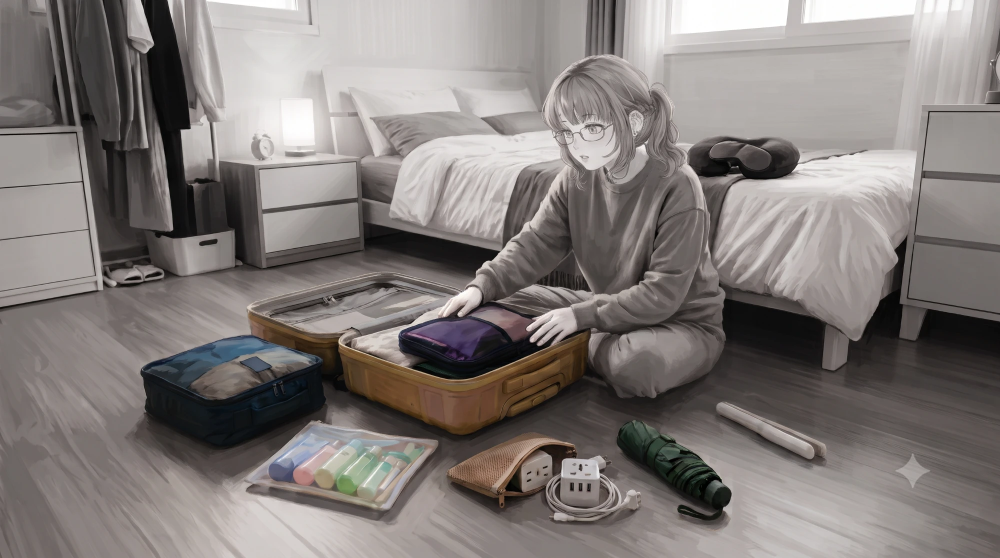
#> input picture igomarket/travel-packing/source/step2-cartoon.webp, 2000 x 1116 px, found by its file name (shown at 1/2 size)
$ python build.py
#> lines starting #> are read from the running program, lines starting #| are printed output that depends on the picture; after the words box and inside, x2 and y2 are one past the last pixel; in counts of white or black regions, pixels touching at a corner belong together
from PIL import Image, ImageDraw, ImageFilter, ImageChops
import numpy as np, os
cart=Image.open('source/step2-cartoon.webp').convert('RGB'); photo=Image.open('source/step1-photo.webp').convert('RGB')
#> further down, cart is the input picture: PIL image 2000x1116 RGB; mean R, G, B 130.5, 124.3, 121.7
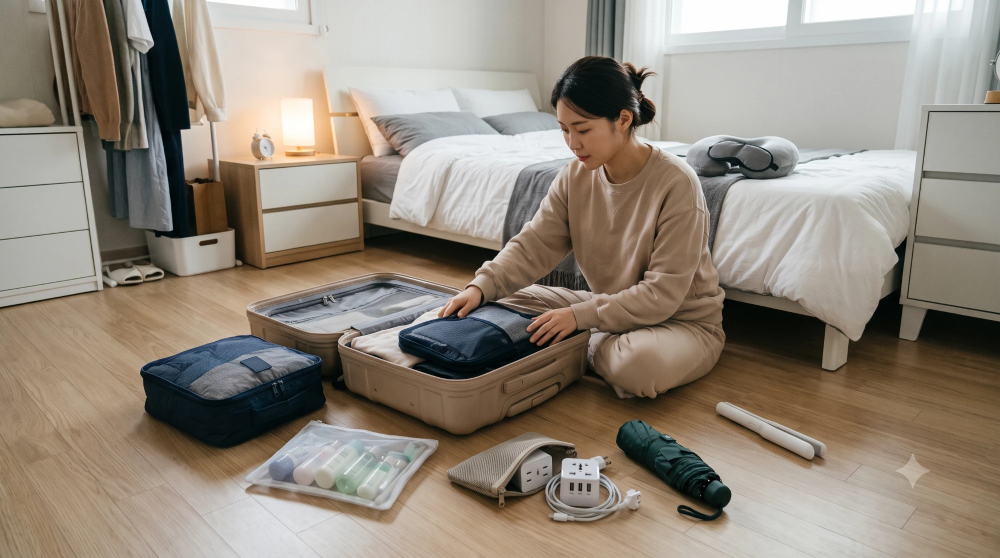
#> input picture igomarket/travel-packing/source/step1-photo.webp, 2000 x 1116 px, found by its file name (shown at 1/2 size)
#> further down, photo is the input picture: PIL image 2000x1116 RGB; mean R, G, B 146.3, 136.4, 124
W,H=photo.size
#> W = 2000; H = 1116
ph=np.array(photo.convert('HSV')).astype(int); hue,s,v=ph[...,0],ph[...,1],ph[...,2]
wood=(hue>=12)&(hue<=32)&(s>55)&(v>60)
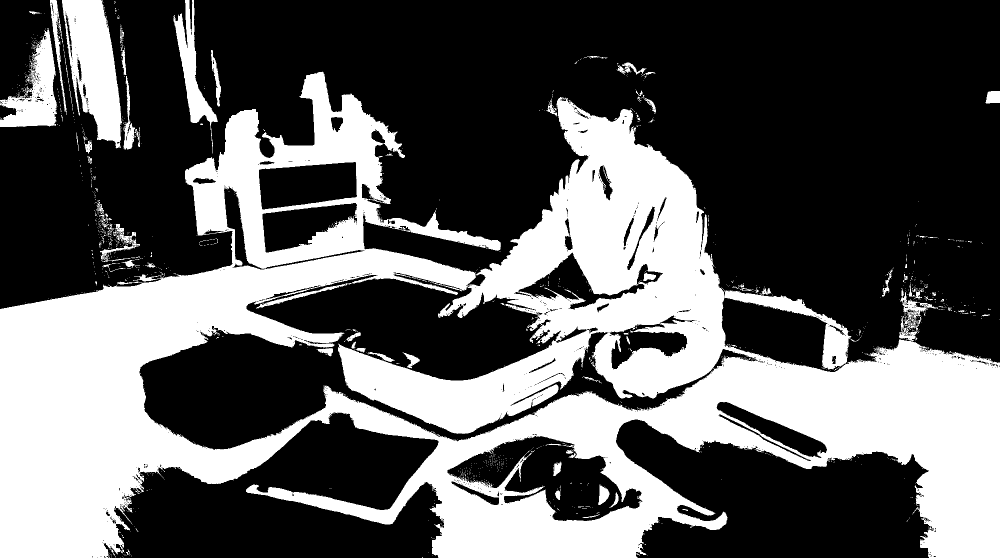
#> wood: shape (1116, 2000) bool (shown at 1/2 size); 36.4% white; 1400 white regions (1319 under 20 px), largest, box (x1, y1, x2, y2) and area: (0, 143, 2000, 1116) 753343, (124, 0, 244, 297) 21245, (0, 56, 114, 254) 10301
def poly(pts):
    m=Image.new('L',(W,H),0); ImageDraw.Draw(m).polygon(pts,fill=255); return np.array(m)>0
#> after `m = Image.new('L', (W, H), 0)`: m: PIL image 2000x1116 L; every value is 0
#> after `ImageDraw.Draw(m).polygon(pts, fill=255)`: m: PIL image 2000x1116 L; 0.21% white; 1 white region, box (x1, y1, x2, y2) and area: (878, 575, 976, 641) 4676
P={
 'suitcase':[(495,612),(522,586),(700,562),(880,546),(925,552),(1000,590),(1060,600),(1150,612),(1178,640),(1180,700),(1165,790),(1130,830),(1010,868),(940,860),(720,820),(690,800),(676,700),(640,712),(560,705),(505,680),(495,640)],
 'packing-cube':[(283,722),(300,700),(460,668),(600,692),(645,722),(648,860),(615,880),(440,893),(300,845),(285,820)],
 'toiletry-pouch':[(560,890),(610,848),(700,840),(760,848),(840,860),(856,880),(820,930),(785,1000),(770,1022),(720,1016),(580,990),(500,966),(488,940)],
 'mesh-pouch':[(895,915),(930,885),(990,858),(1050,860),(1100,880),(1110,960),(1050,990),(1000,996),(930,980),(900,960)],
 'travel-adapter':[(1095,960),(1110,930),(1125,918),(1180,910),(1225,916),(1232,945),(1268,985),(1258,1032),(1200,1042),(1130,1042),(1095,1012)],
 'umbrella':[(1232,868),(1258,840),(1300,843),(1342,878),(1400,918),(1452,958),(1458,1000),(1440,1020),(1448,1032),(1400,1042),(1352,1033),(1356,1008),(1395,1008),(1280,942),(1238,902)],
 'hair-straightener':[(1433,842),(1448,812),(1475,804),(1600,866),(1632,888),(1628,918),(1598,918),(1440,862)],
}
hands=poly([(878,600),(905,585),(940,575),(965,580),(975,600),(960,625),(930,640),(900,640),(880,625)])|poly([(1048,640),(1080,610),(1120,603),(1152,620),(1158,660),(1132,692),(1095,692),(1058,674)])|poly([(922,528),(1002,528),(1004,588),(962,582),(928,562)])
#> in poly (call 2), `ImageDraw.Draw(m).polygon(pts, fill=255)`: m: PIL image 2000x1116 L; 0.33% white; 1 white region, box (x1, y1, x2, y2) and area: (1048, 603, 1159, 693) 7459
#> in poly (call 3), `ImageDraw.Draw(m).polygon(pts, fill=255)`: m: PIL image 2000x1116 L; 0.18% white; 1 white region, box (x1, y1, x2, y2) and area: (922, 528, 1005, 589) 4031
#> hands: shape (1116, 2000) bool; 0.72% white; 2 white regions, box (x1, y1, x2, y2) and area: (878, 528, 1005, 641) 8684, (1048, 603, 1159, 693) 7459
woodsafe={'suitcase':False,'mesh-pouch':False}
ch=np.array(cart.convert('HSV')).astype(int)
csat=Image.fromarray((((ch[...,1]>45)&(ch[...,2]>25))*255).astype('uint8')).filter(ImageFilter.MaxFilter(7)).filter(ImageFilter.MinFilter(7))
#> csat: PIL image 2000x1116 L; 8.1% white; 621 white regions (459 under 20 px), largest, box (x1, y1, x2, y2) and area: (285, 577, 1226, 896) 113250, (892, 863, 1156, 1044) 22949, (1233, 824, 1441, 984) 10258
inv=ImageChops.invert(csat); pad=Image.new('L',(W+2,H+2),255); pad.paste(inv,(1,1)); ImageDraw.floodfill(pad,(0,0),128)
#> after `pad = Image.new('L', (W + 2, H + 2), 255)`: pad: PIL image 2002x1118 L; every value is 255
#> after `pad.paste(inv, (1, 1))`: pad: PIL image 2002x1118 L; 91.9% white; 621 black regions (459 under 20 px), largest, box (x1, y1, x2, y2) and area: (286, 578, 1227, 897) 113250, (893, 864, 1157, 1045) 22949, (1234, 825, 1442, 985) 10258
#> after `ImageDraw.floodfill(pad, (0, 0), 128)`:
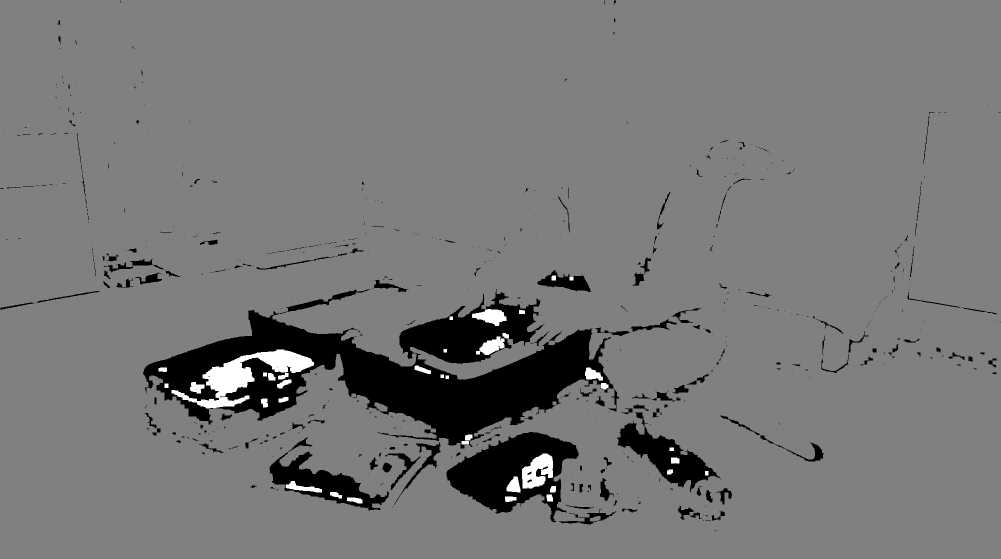
#> pad: PIL image 2002x1118 L (shown at 1/2 size); min 0, max 255, mean 118.9
cfill=np.array(pad)[1:-1,1:-1]!=128
#> cfill: shape (1116, 2000) bool; 9.1% white; 615 white regions (455 under 20 px), largest, box (x1, y1, x2, y2) and area: (285, 577, 1226, 896) 129606, (892, 863, 1156, 1044) 26973, (538, 902, 778, 1020) 10825
masks={}
for k,pts in P.items():
    m=poly(pts)
    if k=='suitcase': m&=~hands
    if k in ('suitcase','mesh-pouch'): m&=cfill
    if woodsafe.get(k,True): m&=~wood
    mi=Image.fromarray(m.astype('uint8')*255).filter(ImageFilter.MinFilter(3)).filter(ImageFilter.MaxFilter(3))
    if k in ('suitcase','mesh-pouch'):
        mi=mi.filter(ImageFilter.MinFilter(11)).filter(ImageFilter.MaxFilter(11))
    masks[k]=np.array(mi)>0
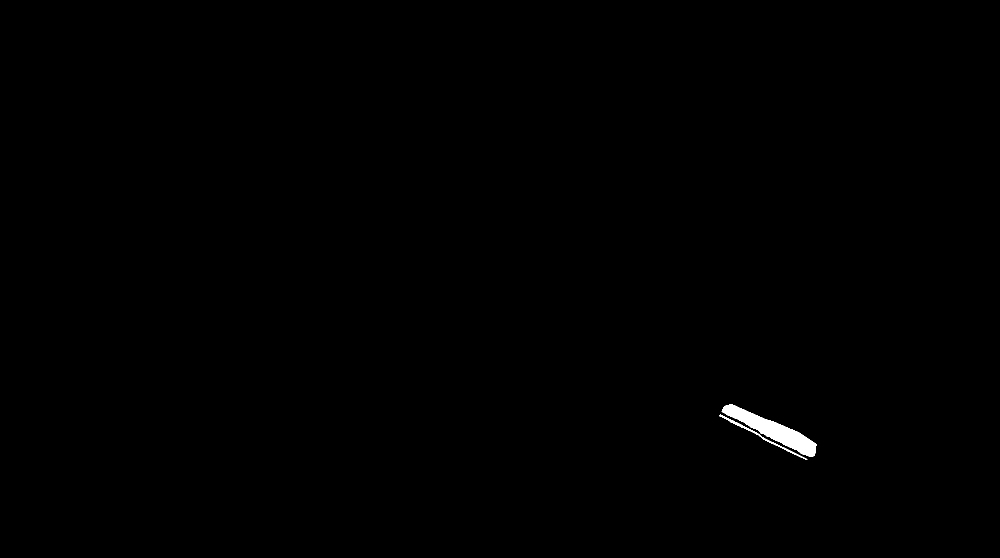
#> m: shape (1116, 2000) bool (shown at 1/2 size); 0.29% white; 2 white regions, box (x1, y1, x2, y2) and area: (1443, 808, 1633, 914) 5839, (1439, 829, 1615, 919) 662
#> after the loop, masks = 7 items
os.makedirs('out/masks',exist_ok=True)
allm=np.zeros((H,W),bool)
for k,m in masks.items():
    Image.fromarray(m.astype('uint8')*255).save(f'out/masks/{k}.png'); allm|=m
#> this loop made 7 passes
#> k on passes 1 to 7: 'suitcase', 'packing-cube', 'toiletry-pouch', 'mesh-pouch', 'travel-adapter', 'umbrella', 'hair-straightener'
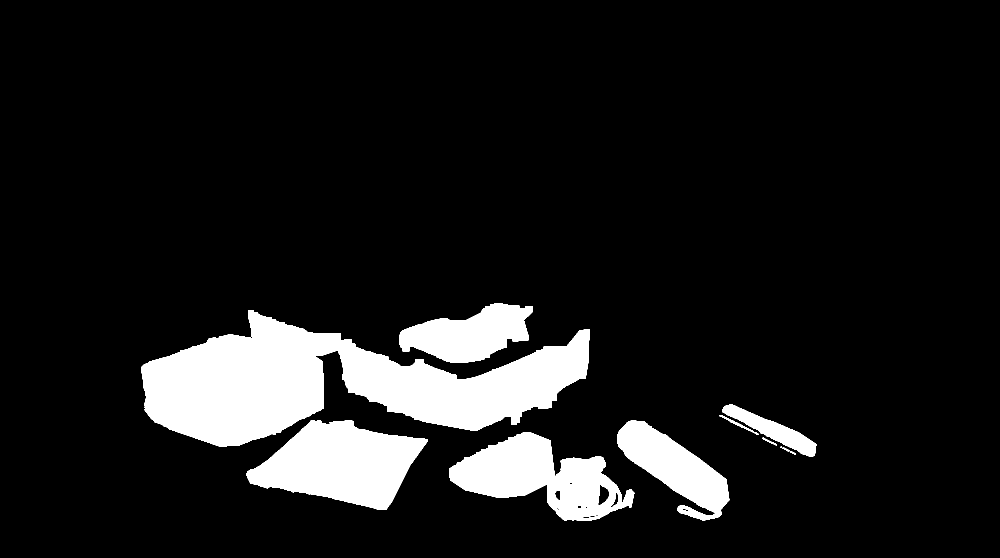
#> allm: shape (1116, 2000) bool (shown at 1/2 size); 10.8% white; 12 white regions (1 under 20 px), largest, box (x1, y1, x2, y2) and area: (283, 620, 1180, 893) 121447, (492, 841, 856, 1020) 39502, (899, 865, 1269, 1042) 33284
M=Image.fromarray(allm.astype('uint8')*255); M.save('out/mask_all.png')
bg=cart.convert('L').convert('RGB')
soft=M.filter(ImageFilter.GaussianBlur(1.4))
fin=Image.composite(photo,bg,soft); fin.save('out/final.png')
red=Image.new('RGB',(W,H),(230,30,30))
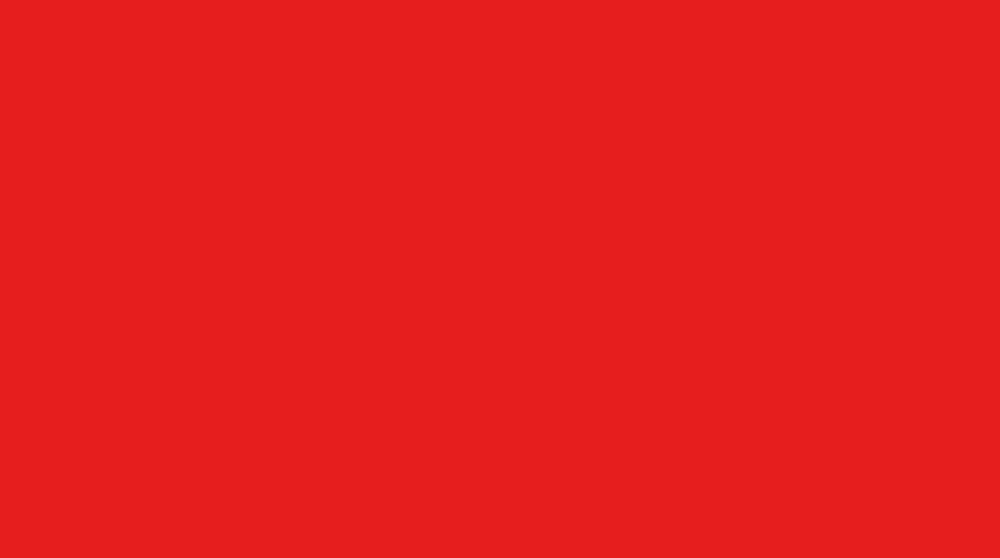
#> red: PIL image 2000x1116 RGB (shown at 1/2 size); mean R, G, B 230, 30, 30
Image.composite(Image.blend(bg,red,0.5),bg,M).save('out/check.png')
z=Image.new('RGB',(1400,700))
#> z: PIL image 1400x700 RGB; every value is 0
z.paste(fin.crop((270,520,1200,900)),(0,0))
z.paste(fin.crop((480,830,1660,1060)).resize((944,184)),(0,400))
z.paste(fin.crop((1200,780,1660,1060)),(940,0))
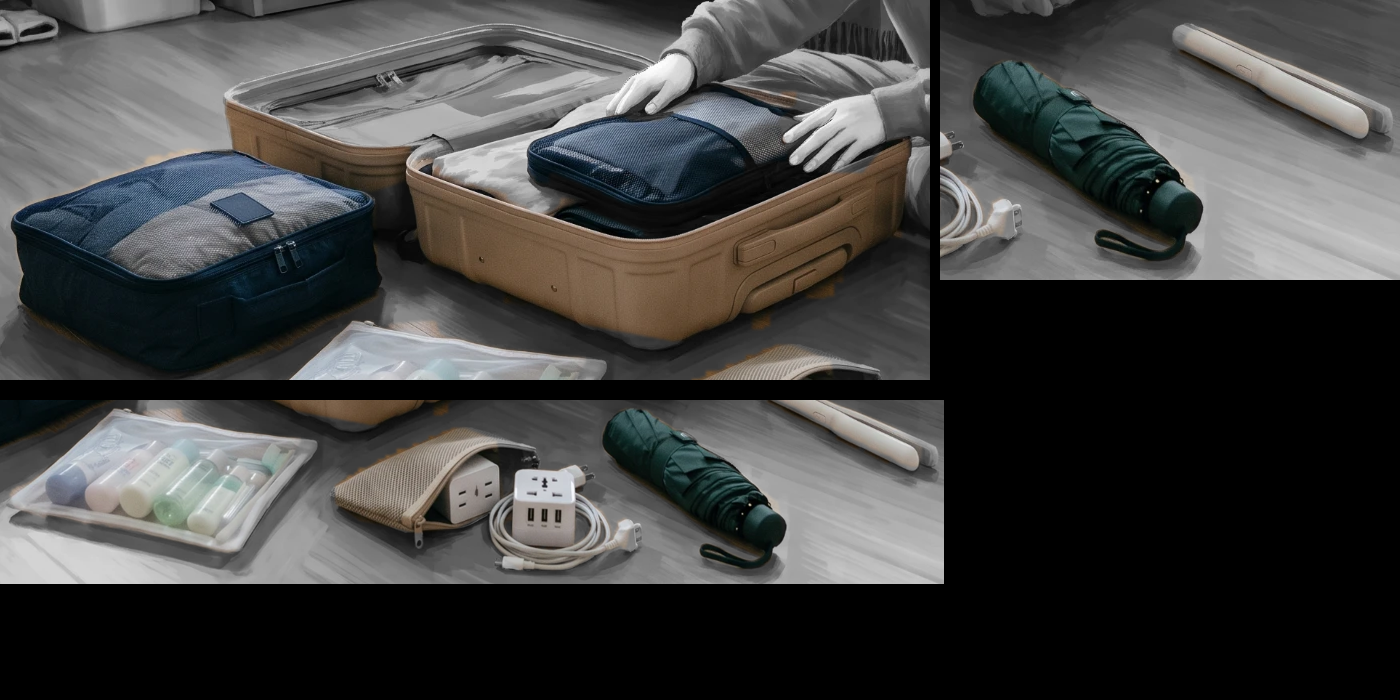
#> z: PIL image 1400x700 RGB; mean R, G, B 66.8, 66.8, 65.9
z.save('out/zoom.png')
